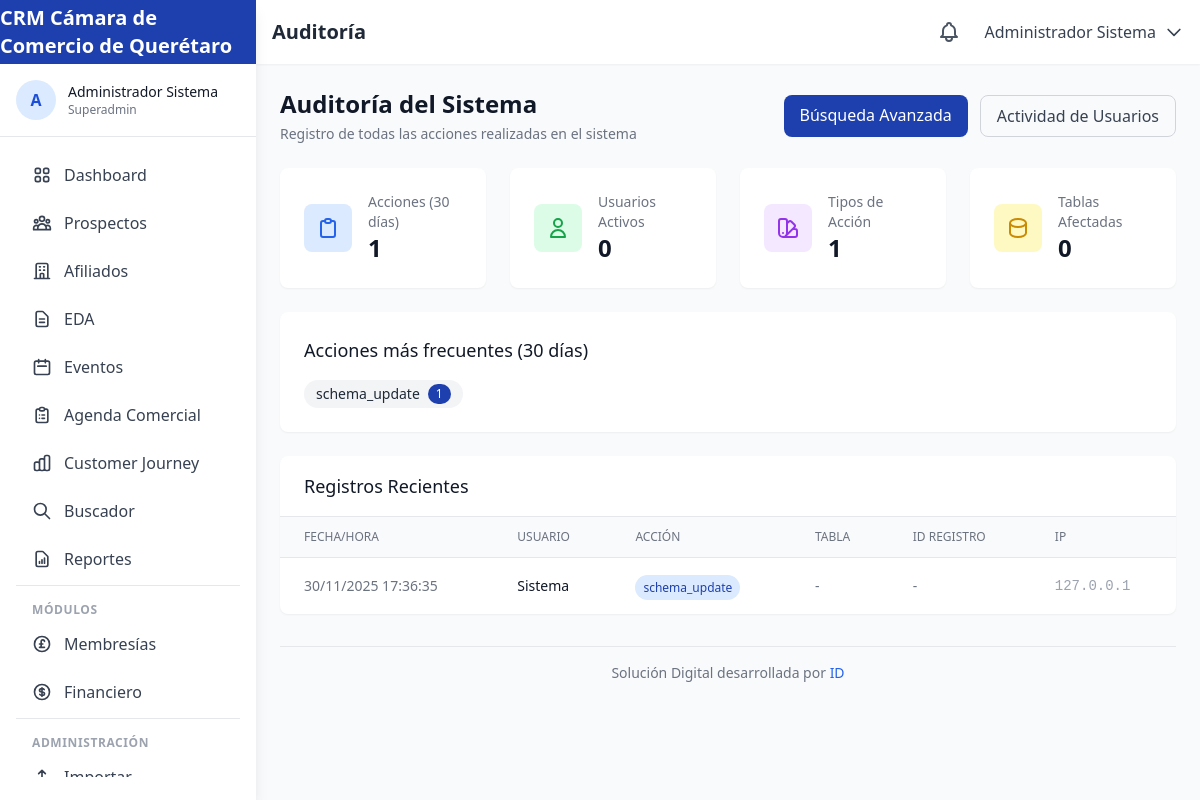
The app's page /auditoria (signed in) with its own data.
### tables this page shows
CREATE TABLE IF NOT EXISTS `audit_log` (
    `id` INT UNSIGNED AUTO_INCREMENT PRIMARY KEY,
    `user_id` INT UNSIGNED,
    `action` VARCHAR(100) NOT NULL,
    `table_name` VARCHAR(100),
    `record_id` INT UNSIGNED,
    `old_values` JSON,
    `new_values` JSON,
    `ip_address` VARCHAR(45),
    `user_agent` TEXT,
    `created_at` TIMESTAMP DEFAULT CURRENT_TIMESTAMP,
    FOREIGN KEY (`user_id`) REFERENCES `users`(`id`) ON DELETE SET NULL,
    INDEX `idx_table_record` (`table_name`, `record_id`)
);

### app/views/audit/index.php (the view, shortened to what the rows shown need)
<div class="space-y-6">
    <div class="flex flex-col sm:flex-row sm:items-center sm:justify-between">
        <div>
            <h2 class="text-2xl font-bold text-gray-900">Auditoría del Sistema</h2>
        </div>
    </div>
    <div class="bg-white rounded-lg shadow-sm overflow-hidden">
        <div class="overflow-x-auto">
            <table class="min-w-full divide-y divide-gray-200">
                <thead class="bg-gray-50">
                    <tr>
                        <th class="px-6 py-3 text-left text-xs font-medium text-gray-500 uppercase">Fecha/Hora</th>
                        <th class="px-6 py-3 text-left text-xs font-medium text-gray-500 uppercase">Usuario</th>
                        <th class="px-6 py-3 text-left text-xs font-medium text-gray-500 uppercase">Acción</th>
                        <th class="px-6 py-3 text-left text-xs font-medium text-gray-500 uppercase">Tabla</th>
                        <th class="px-6 py-3 text-left text-xs font-medium text-gray-500 uppercase">ID Registro</th>
                        <th class="px-6 py-3 text-left text-xs font-medium text-gray-500 uppercase">IP</th>
                    </tr>
                </thead>
                <tbody class="divide-y divide-gray-200">
                    <?php foreach ($logs as $log): ?>
                    <tr class="hover:bg-gray-50">
                        <td class="px-6 py-4 whitespace-nowrap text-sm text-gray-500">
                            <?php echo date('d/m/Y H:i:s', strtotime($log['created_at'])); ?>
                        </td>
                        <td class="px-6 py-4 whitespace-nowrap">
                            <p class="text-sm font-medium text-gray-900"><?php echo htmlspecialchars($log['user_name'] ?? 'Sistema'); ?></p>
                        </td>
                        <td class="px-6 py-4 whitespace-nowrap">
                            <span class="px-2 py-1 text-xs rounded-full bg-blue-100 text-blue-800">
                                <?php echo htmlspecialchars($log['action']); ?>
                            </span>
                        </td>
                        <td class="px-6 py-4 whitespace-nowrap text-sm text-gray-500">
                            <?php echo htmlspecialchars($log['table_name'] ?? '-'); ?>
                        </td>
                        <td class="px-6 py-4 whitespace-nowrap text-sm text-gray-500">
                            <?php echo $log['record_id'] ?? '-'; ?>
                        </td>
                        <td class="px-6 py-4 whitespace-nowrap text-sm text-gray-400 font-mono">
                            <?php echo htmlspecialchars($log['ip_address'] ?? '-'); ?>
                        </td>
                    </tr>
                    <?php endforeach; ?>
                </tbody>
            </table>
        </div>
    </div>
</div>

### records on screen
audit_log: created_at "30/11/2025 17:36:35", user_name "Sistema", action "schema_update", table_name "-", record "-", ip_address "127.0.0.1"

### other values on screen
$siteName "CRM Cámara de Comercio de Querétaro"
mb_substr($_SESSION['user_name'] ?? 'U', 0, 1, 'UTF-8') "A"
$_SESSION['user_name'] "Administrador Sistema"
$_SESSION['user_role'] "Superadmin"
$pageTitle "Auditoría"
$stats['total_actions'] "1"
$stats['unique_users'] "0"
$stats['unique_actions'] "1"
$stats['tables_affected'] "0"
$action['action'] "schema_update"
$action['count'] "1"
